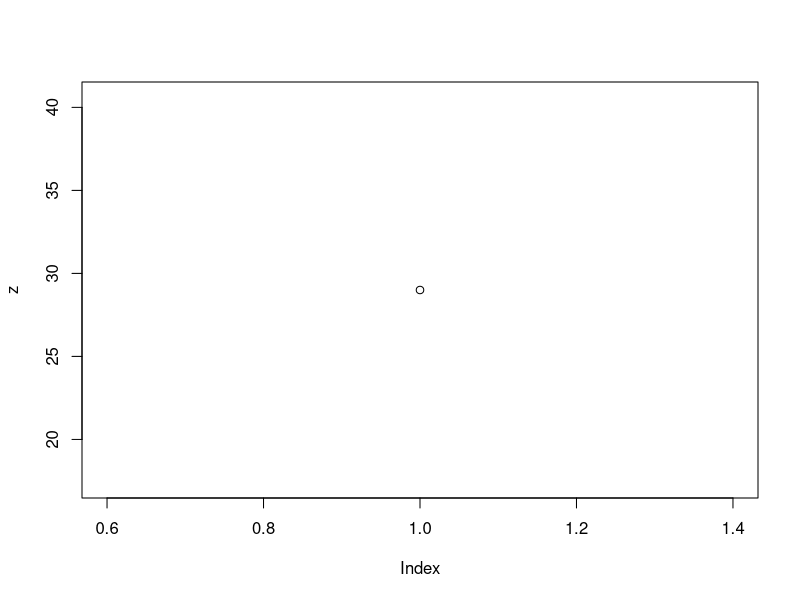

This figure's R source:
#' ---
#' title: "USZ MultiThreshold data package setup"
#' author: "Pia Neuschwander" 
#' date: "07/07/2020"
#' output: github_document 
#' ---
#' 
#' 
y = 3 + 5
x = 7
z = 3*x +y
plot(z)

h = 5

t = 7

